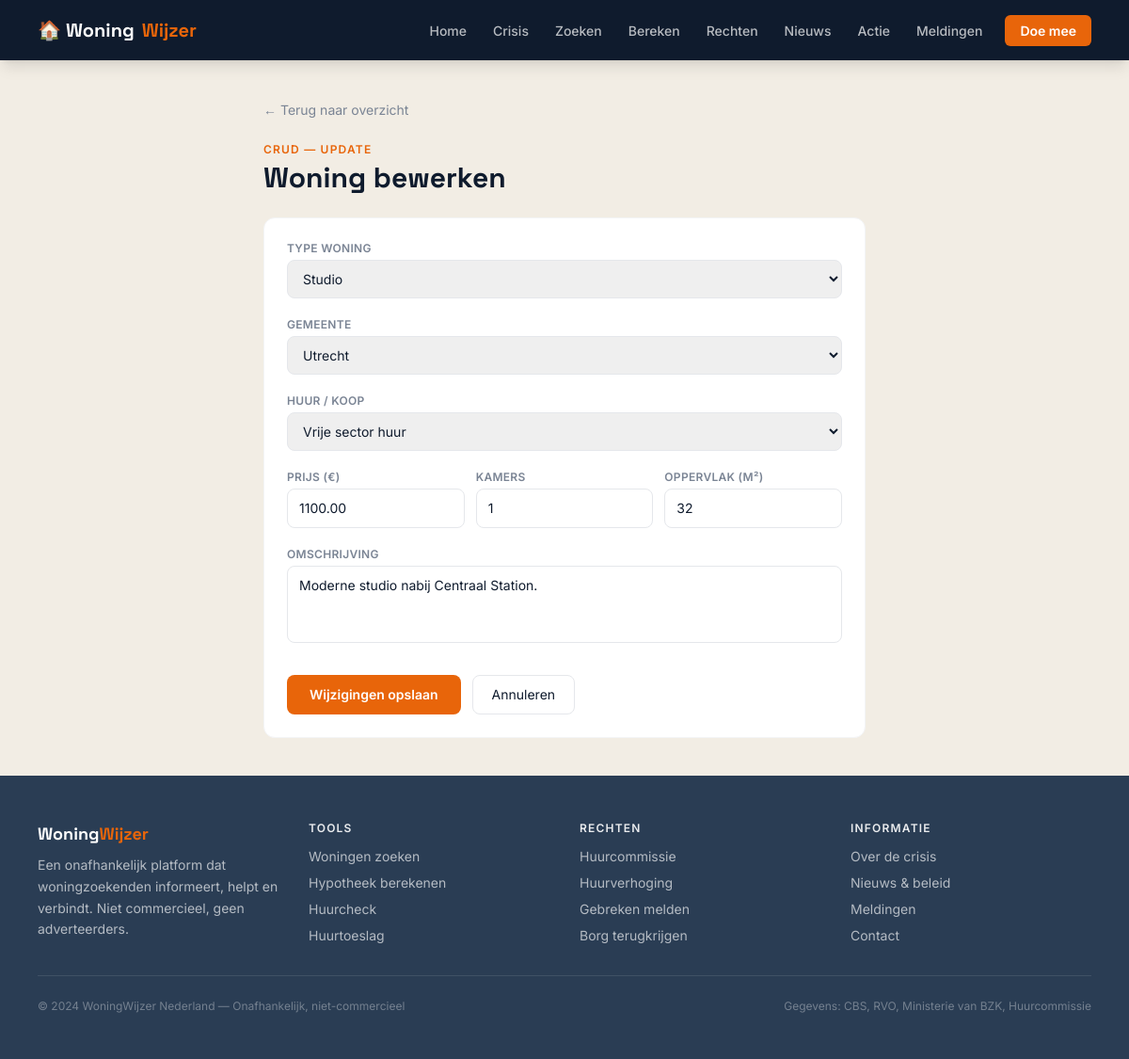
The app's page /woningwijzer/pages/woning-bewerken.php?id=3 with its own data.
### tables this page shows
CREATE TABLE IF NOT EXISTS woningen (
    id INT AUTO_INCREMENT PRIMARY KEY,
    type VARCHAR(50) NOT NULL,
    stad VARCHAR(50) NOT NULL,
    categorie VARCHAR(20) NOT NULL,
    prijs DECIMAL(10,2) NOT NULL,
    kamers INT NOT NULL,
    oppervlak INT NOT NULL,
    omschrijving TEXT,
    lat DECIMAL(10,7),
    lng DECIMAL(10,7),
    aangemaakt_op DATETIME DEFAULT CURRENT_TIMESTAMP
);

### woningwijzer/pages/woning-bewerken.php (the view, shortened to what this page needs)
<?php
require_once __DIR__ . '/../includes/header.php';
$id = isset($_GET['id']) ? (int) $_GET['id'] : 0;
$db = getDb();
$stmt = $db->prepare("SELECT * FROM woningen WHERE id = :id");
$stmt->execute([':id' => $id]);
$woning = $stmt->fetch();
?>
<div class="max-w-2xl mx-auto px-4 py-10">
    <a href="zoeken.php" class="text-sm text-gedempt hover:text-ink mb-6 inline-flex items-center gap-1">
        ← Terug naar overzicht
    </a>
    <?php if (!$woning): ?>
        <div class="text-center py-16">
            <div class="text-5xl mb-4">🏚️</div>
            <h1 class="font-display text-2xl font-bold mb-2">Woning niet gevonden</h1>
            <p class="text-gedempt mb-4">Deze woning bestaat niet of is verwijderd.</p>
            <a href="zoeken.php" class="bg-oranje hover:bg-orange-700 text-white px-5 py-2.5 rounded-lg text-sm font-semibold transition-colors inline-block">
                ← Terug naar zoeken
            </a>
        </div>
    <?php else: ?>
        <p class="text-xs font-semibold uppercase tracking-widest text-oranje mb-1">CRUD — Update</p>
        <h1 class="font-display text-3xl font-bold mb-6">Woning bewerken</h1>
        <form method="POST" action="woning-bewerken.php?id=<?= $id ?>"
              class="bg-white rounded-xl border border-gray-100 p-6 space-y-5">
            <div>
                <label class="block text-xs font-semibold uppercase tracking-wide text-gedempt mb-1">Type woning</label>
                <select name="type" class="w-full border border-gray-200 rounded-lg px-3 py-2.5 text-sm text-ink" required>
                    <option value="studio"      <?= ($_POST['type'] ?? $woning['type']) === 'studio' ? 'selected' : '' ?>>Studio</option>
                </select>
            </div>
            <div>
                <label class="block text-xs font-semibold uppercase tracking-wide text-gedempt mb-1">Gemeente</label>
                <select name="stad" class="w-full border border-gray-200 rounded-lg px-3 py-2.5 text-sm text-ink" required>
                    <?php foreach (['amsterdam', 'rotterdam', 'utrecht', 'denhaag', 'eindhoven', 'groningen'] as $s): ?>
                        <option value="<?= $s ?>" <?= ($_POST['stad'] ?? $woning['stad']) === $s ? 'selected' : '' ?>><?= ucfirst($s) ?></option>
                    <?php endforeach; ?>
                </select>
            </div>
            <div>
                <label class="block text-xs font-semibold uppercase tracking-wide text-gedempt mb-1">Huur / Koop</label>
                <select name="categorie" class="w-full border border-gray-200 rounded-lg px-3 py-2.5 text-sm text-ink" required>
                    <option value="vrij"    <?= ($_POST['categorie'] ?? $woning['categorie']) === 'vrij' ? 'selected' : '' ?>>Vrije sector huur</option>
                </select>
            </div>
            <div class="grid grid-cols-2 sm:grid-cols-3 gap-3">
                <div>
                    <label class="block text-xs font-semibold uppercase tracking-wide text-gedempt mb-1">Prijs (€)</label>
                    <input type="number" name="prijs" min="1"
                           value="<?= htmlspecialchars($_POST['prijs'] ?? $woning['prijs']) ?>"
                           class="w-full border border-gray-200 rounded-lg px-3 py-2.5 text-sm text-ink" required>
                </div>
                <div>
                    <label class="block text-xs font-semibold uppercase tracking-wide text-gedempt mb-1">Kamers</label>
                    <input type="number" name="kamers" min="1" max="20"
                           value="<?= htmlspecialchars($_POST['kamers'] ?? $woning['kamers']) ?>"
                           class="w-full border border-gray-200 rounded-lg px-3 py-2.5 text-sm text-ink" required>
                </div>
                <div>
                    <label class="block text-xs font-semibold uppercase tracking-wide text-gedempt mb-1">Oppervlak (m²)</label>
                    <input type="number" name="oppervlak" min="1"
                           value="<?= htmlspecialchars($_POST['oppervlak'] ?? $woning['oppervlak']) ?>"
                           class="w-full border border-gray-200 rounded-lg px-3 py-2.5 text-sm text-ink" required>
                </div>
            </div>
            <div>
                <label class="block text-xs font-semibold uppercase tracking-wide text-gedempt mb-1">Omschrijving</label>
                <textarea name="omschrijving" rows="3" placeholder="Korte beschrijving van de woning..."
                          class="w-full border border-gray-200 rounded-lg px-3 py-2.5 text-sm text-ink resize-none"
                          required><?= htmlspecialchars($_POST['omschrijving'] ?? $woning['omschrijving']) ?></textarea>
            </div>
            <div class="flex flex-col sm:flex-row gap-3 pt-2">
                <button type="submit" class="bg-oranje hover:bg-orange-700 text-white px-6 py-2.5 rounded-lg text-sm font-semibold transition-colors">
                    Wijzigingen opslaan
                </button>
                <a href="zoeken.php" class="border border-gray-200 hover:bg-gray-50 text-ink px-5 py-2.5 rounded-lg text-sm transition-colors text-center">Annuleren</a>
            </div>
        </form>
    <?php endif; ?>
</div>
<?php require_once __DIR__ . '/../includes/footer.php'; ?>

### records on screen
woningen: type "Studio", stad "Utrecht", categorie "Vrije sector huur", prijs "1100.00", kamers "1", oppervlak "32", omschrijving "Moderne studio nabij Centraal Station."

### other values on screen
$item['label'] "Home"
$item['label'] "Crisis"
$item['label'] "Zoeken"
$item['label'] "Bereken"
$item['label'] "Rechten"
$item['label'] "Nieuws"
$item['label'] "Actie"
$item['label'] "Meldingen"
